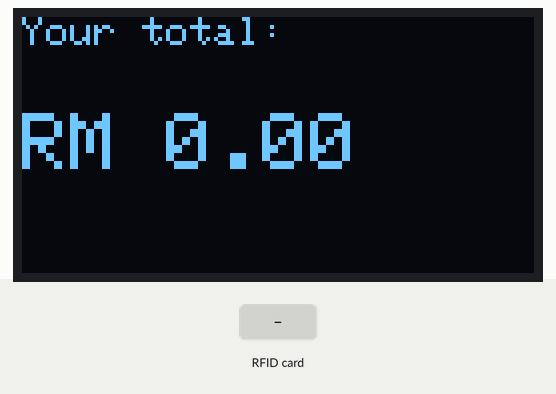
Bench run of a sketch on a simulated ESP32. On the bench: 128×64 one-colour display. Inputs (shaded band) come from the test bench. What the sketch prints to the serial monitor is not drawn.

Above: at 2.8 s.
2.9 s: RFID card F2 64 3A C7 held to the reader
At 4.1 s:
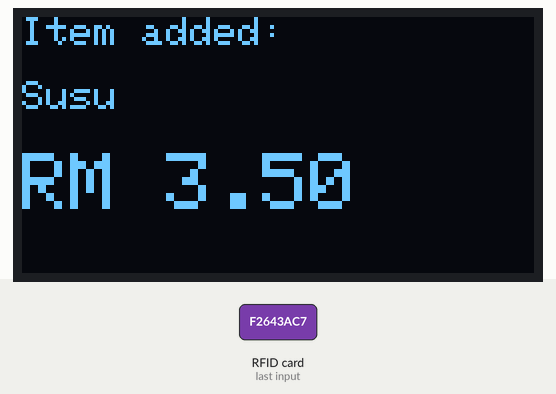
4.4 s: RFID card D2 9B 3A C7 held to the reader
At 5.5 s:
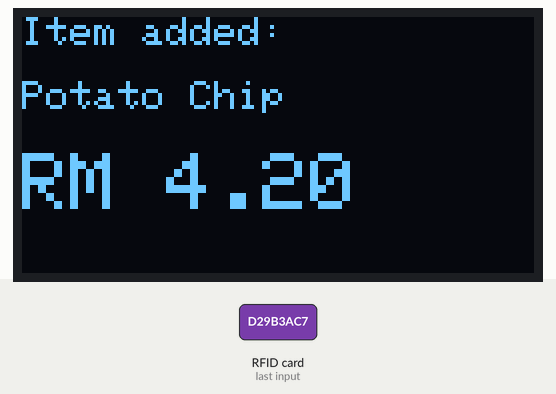
5.9 s: RFID card 72 E1 3A C7 held to the reader
At 6.4 s:
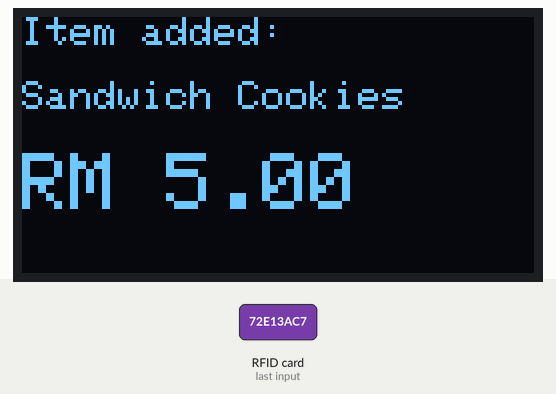
7.4 s: RFID card 5E 7A 19 C4 held to the reader
At 7.9 s:
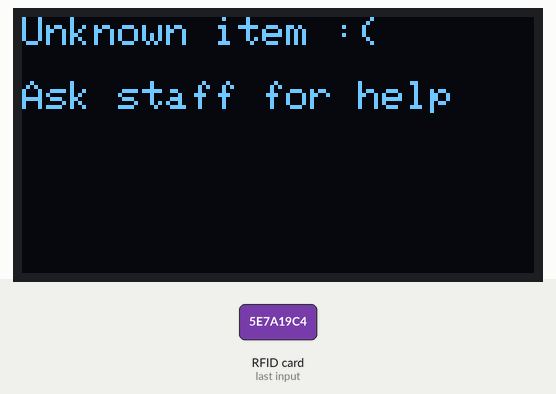
Timing chart, 0 to 10.4 s (numbered marks = the images above; inputs shaded):
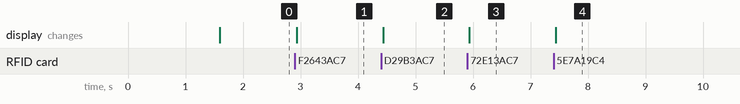

The sketch:

cart_e_rfid_oled_test.ino
```cpp
/*
 * ============================================================
 *  CART-E RFID SHOP TEST — based on the PROVEN working code
 * ============================================================
 *  Board  : NodeMCU ESP32 (30-pin) on the CYTRON ROBO ESP32
 *
 *  This uses the exact init sequence that WORKS on our PN532:
 *  real IRQ and RESET pins wired, so the library can give the
 *  chip a proper hardware reset (the -1,-1 shortcut failed).
 *
 *  BENCH WIRING — only 4 wires are physically connected:
 *    PN532 VCC  -> 3.3V
 *    PN532 GND  -> GND
 *    PN532 SDA  -> GPIO21
 *    PN532 SCL  -> GPIO22
 *    DIP switches: SW1 = ON, SW2 = OFF (I2C mode)
 *
 *  IRQ and RESET are NOT wired. The numbers 33/25 below are only
 *  software declarations the library wants — in I2C mode it never
 *  actually reads IRQ, and the reset pulse goes to an empty pin.
 *
 *  WHAT THIS DOES:
 *  All 10 shop items are already registered below. Tap an item:
 *   - Known sticker  -> "boop-less" bench version: the OLED shows
 *     the item name + price for 20 seconds, then goes back to the
 *     running TOTAL — exactly how the real trolley will behave.
 *   - Unknown sticker-> OLED says "Unknown item", and the Serial
 *     Monitor prints a ready-to-paste line to register it.
 *
 *  OLED: 0.96" 128x64 blue I2C display (SSD1306). It shares the
 *  SAME two I2C wires as the PN532 (SDA=D21, SCL=D22) — plug it
 *  into the Maker Port / Grove Port 2, or parallel the wires.
 *  PN532 answers at address 0x24, OLED at 0x3C — no clash.
 *
 *  Open Serial Monitor at 115200.
 *  LIBRARIES NEEDED: Adafruit PN532, Adafruit SSD1306,
 *                    Adafruit GFX Library
 * ============================================================
 */

#include <Wire.h>
#include <Adafruit_PN532.h>
#include <Adafruit_GFX.h>
#include <Adafruit_SSD1306.h>

#define SDA_PIN     21
#define SCL_PIN     22
#define PN532_IRQ   33
#define PN532_RESET 25

// Real IRQ + RESET pins — the way that actually works on our module.
Adafruit_PN532 nfc(PN532_IRQ, PN532_RESET);

// The 0.96" blue OLED (128x64) on the same I2C bus, address 0x3C.
Adafruit_SSD1306 oled(128, 64, &Wire, -1);

// Timer for showing a scanned item for 20 seconds, then the total.
// millis() = a stopwatch, so nothing freezes while we wait.
unsigned long itemShownAt = 0;
bool          showingItem = false;
const unsigned long SHOW_ITEM_MS = 20000;   // 20 seconds

// Some ESP32 boards don't define LED_BUILTIN — use GPIO2 as fallback.
#ifndef LED_BUILTIN
#define LED_BUILTIN 2
#endif

/* ============================================================
 *  THE SHOP DATABASE — our 10 registered items
 *  (EDIT THE PRICES to the real ones you want for the demo!)
 * ============================================================ */
struct Item {
  uint8_t uid[7];    // the sticker's fingerprint
  uint8_t uidLen;    // our stickers all have 4-byte UIDs
  const char *name;  // what the item is
  float price;       // price in RM  <-- EDIT THESE!
};

Item shopItems[] = {
  { {0xF2, 0x64, 0x3A, 0xC7}, 4, "Susu",             3.50 },
  { {0xD2, 0x9B, 0x3A, 0xC7}, 4, "Potato Chip",      4.20 },
  { {0x72, 0xE1, 0x3A, 0xC7}, 4, "Sandwich Cookies", 5.00 },
  { {0xC2, 0x9C, 0x2C, 0xC7}, 4, "Morning Coffee",   8.90 },
  { {0x12, 0x21, 0x3A, 0xC7}, 4, "Orange Juice",     6.50 },
  { {0x6B, 0xA5, 0x3B, 0xCE}, 4, "Oatmeal",         12.90 },
  { {0x6B, 0x9D, 0xBD, 0xCE}, 4, "Snacks",           3.00 },
  { {0x6B, 0xA0, 0xE9, 0xCE}, 4, "Veggies",          7.50 },
  { {0x6B, 0x91, 0xFD, 0xCE}, 4, "Fruits",           9.90 },
  { {0x6B, 0x98, 0xD7, 0xCE}, 4, "Egg",             13.50 },
};
const int NUM_ITEMS = sizeof(shopItems) / sizeof(shopItems[0]);

float totalPrice = 0.0;   // running total, just like the real trolley

// Remember the last card so holding a sticker on the reader
// doesn't add the same item ten times in a row.
uint8_t lastUid[7] = {0};
uint8_t lastUidLen = 0;
unsigned long lastSeenAt = 0;

void blinkForever() {
  pinMode(LED_BUILTIN, OUTPUT);
  while (true) {
    digitalWrite(LED_BUILTIN, !digitalRead(LED_BUILTIN));
    delay(200);
  }
}

/* ============================================================
 *  SETUP — the proven step-by-step startup with diagnostics
 * ============================================================ */
void setup() {
  Serial.begin(115200);
  delay(1500); // let Serial Monitor attach after reset

  Serial.println();
  Serial.println(F("=== STEP 0: Boot OK, Serial is alive ==="));

  Serial.println(F("=== STEP 1: Initializing I2C bus ==="));
  Wire.begin(SDA_PIN, SCL_PIN);
  Serial.println(F("OK - Wire.begin(21, 22) done"));

  Serial.println(F("=== STEP 2: Scanning I2C bus for any device ==="));
  byte count = 0;
  for (byte addr = 1; addr < 127; addr++) {
    Wire.beginTransmission(addr);
    byte error = Wire.endTransmission();
    if (error == 0) {
      Serial.print(F("  Found device at 0x"));
      if (addr < 16) Serial.print('0');
      Serial.println(addr, HEX);
      count++;
    }
  }
  if (count == 0) {
    Serial.println(F("FAIL: no I2C devices found at all. Check:"));
    Serial.println(F("  1) DIP switches - try all 4 combinations"));
    Serial.println(F("  2) SDA/SCL wires fully seated, not swapped"));
    Serial.println(F("  3) VCC is a stable 3.3V at the PN532 pin"));
    Serial.println(F("  4) Full power cycle: unplug 5s, replug, re-run"));
    blinkForever();
  }
  Serial.print(count);
  Serial.println(F(" device(s) found. PN532 default address is 0x24."));

  Serial.println(F("=== STEP 3: Calling nfc.begin() ==="));
  nfc.begin();
  Serial.println(F("OK - nfc.begin() returned without hanging"));

  Serial.println(F("=== STEP 4: Requesting firmware version ==="));
  uint32_t versiondata = nfc.getFirmwareVersion();
  if (!versiondata) {
    Serial.println(F("FAIL: device answered the scan but not like a"));
    Serial.println(F("PN532. Re-check DIP switches, or wire RESET so"));
    Serial.println(F("the library can hardware-reset the chip."));
    blinkForever();
  }
  Serial.print(F("SUCCESS: Found chip PN5"));
  Serial.println((versiondata >> 24) & 0xFF, HEX);
  Serial.print(F("Firmware version: "));
  Serial.print((versiondata >> 16) & 0xFF, DEC);
  Serial.print('.');
  Serial.println((versiondata >> 8) & 0xFF, DEC);

  Serial.println(F("=== STEP 5: SAMConfig (enable card reading) ==="));
  nfc.SAMConfig();

  Serial.println(F("=== STEP 6: Starting the OLED display ==="));
  if (!oled.begin(SSD1306_SWITCHCAPVCC, 0x3C)) {
    Serial.println(F("WARNING: OLED not found at 0x3C - check its"));
    Serial.println(F("wiring (it should have appeared in the Step 2"));
    Serial.println(F("bus scan). Continuing without the screen."));
  } else {
    Serial.println(F("OK - OLED alive"));
  }
  oled.setTextColor(SSD1306_WHITE);
  showTotal();                       // screen starts at RM 0.00

  Serial.println();
  Serial.print(F("SHOP OPEN! "));
  Serial.print(NUM_ITEMS);
  Serial.println(F(" items registered. Tap an item..."));
  Serial.println(F("--------------------------------------"));
}

/* ============================================================
 *  LOOP — tap items, watch the shop work
 * ============================================================ */
void loop() {
  // Has the 20-second item display finished? Back to the total.
  if (showingItem && millis() - itemShownAt >= SHOW_ITEM_MS) {
    showingItem = false;
    showTotal();
  }

  uint8_t uid[7];
  uint8_t uidLength;

  boolean success =
    nfc.readPassiveTargetID(PN532_MIFARE_ISO14443A, &uid[0], &uidLength, 1000);
  if (!success) return;

  // Same sticker still sitting on the reader? Skip the repeat
  // (otherwise one tap could add an item many times).
  bool sameCard = (uidLength == lastUidLen) &&
                  (memcmp(uid, lastUid, uidLength) == 0) &&
                  (millis() - lastSeenAt < 2000);
  lastSeenAt = millis();
  if (sameCard) return;
  memcpy(lastUid, uid, uidLength);
  lastUidLen = uidLength;

  // --- Look the sticker up in the shop database ---
  for (int i = 0; i < NUM_ITEMS; i++) {
    if (uidLength == shopItems[i].uidLen &&
        memcmp(uid, shopItems[i].uid, uidLength) == 0) {

      totalPrice += shopItems[i].price;

      Serial.println();
      Serial.print(F("ITEM ADDED: "));
      Serial.print(shopItems[i].name);
      Serial.print(F("  -  RM "));
      Serial.println(shopItems[i].price, 2);
      Serial.print(F("Running total: RM "));
      Serial.println(totalPrice, 2);
      Serial.println(F("--------------------------------------"));

      showItem(shopItems[i].name, shopItems[i].price);
      return;
    }
  }

  // --- Not in the database: show UID + a ready-to-paste line ---
  Serial.println();
  Serial.print(F("UNKNOWN sticker! UID: "));
  for (uint8_t i = 0; i < uidLength; i++) {
    if (uid[i] < 0x10) Serial.print('0');
    Serial.print(uid[i], HEX);
    Serial.print(' ');
  }
  Serial.println();
  Serial.println(F("To register it, copy this line into shopItems:"));
  Serial.print(F("  { {"));
  for (uint8_t i = 0; i < uidLength; i++) {
    Serial.print(F("0x"));
    if (uid[i] < 0x10) Serial.print('0');
    Serial.print(uid[i], HEX);
    if (i < uidLength - 1) Serial.print(F(", "));
  }
  Serial.print(F("}, "));
  Serial.print(uidLength);
  Serial.println(F(", \"ITEM NAME\", 0.00 },"));
  Serial.println(F("--------------------------------------"));

  showUnknown();
}

/* ============================================================
 *  OLED SCREENS — same look as the real trolley will have
 * ============================================================ */

// The everyday screen: the running total, in big numbers.
void showTotal() {
  oled.clearDisplay();
  oled.setCursor(0, 0);
  oled.setTextSize(1);
  oled.println(F("Your total:"));
  oled.setCursor(0, 24);
  oled.setTextSize(2);               // big friendly numbers
  oled.print(F("RM "));
  oled.println(totalPrice, 2);
  oled.display();
}

// A scanned item: name + price, stays for 20 seconds.
void showItem(const char *name, float price) {
  oled.clearDisplay();
  oled.setCursor(0, 0);
  oled.setTextSize(1);
  oled.println(F("Item added:"));
  oled.setCursor(0, 16);
  oled.setTextSize(1);
  oled.println(name);
  oled.setCursor(0, 34);
  oled.setTextSize(2);
  oled.print(F("RM "));
  oled.println(price, 2);
  oled.display();

  showingItem = true;
  itemShownAt = millis();            // start the 20 s stopwatch
}

// A sticker we don't know.
void showUnknown() {
  oled.clearDisplay();
  oled.setCursor(0, 0);
  oled.setTextSize(1);
  oled.println(F("Unknown item :("));
  oled.println(F(""));
  oled.println(F("Ask staff for help"));
  oled.display();

  showingItem = true;                // also returns to total after 20 s
  itemShownAt = millis();
}
```

Measured:
- after the input at 2.9 s, the display: changes at once (image 1)
- after the input at 4.4 s, the display: changes at once (image 2)
- after the input at 5.9 s, the display: changes at once (image 3)
- after the input at 7.4 s, the display: changes at once (image 4)
